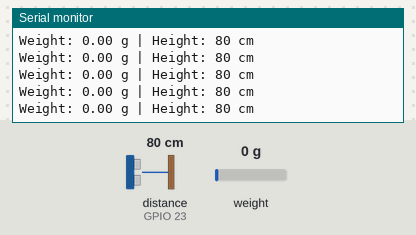
The sketch below on a simulated ESP32. On the bench: the last lines printed to the serial monitor. Wiring (inferred from the names in the program): ultrasonic range finder: trigger GPIO 22; echo GPIO 23. The inputs (shaded band) are chosen by the test bench; at power-on: distance to the obstacle (sensor on GPIO 23) 80 cm, weight on the scale 0 g. The echo pulse lasts 58.3 µs per cm.

Above: at 3.6 s.
3.7 s: distance to the obstacle (sensor on GPIO 23) set to 2 cm
At 3.99 s:
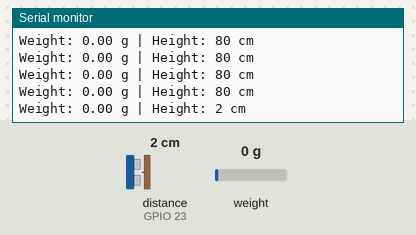
5.2 s: weight on the scale set to 100 g
At 5.2 s:
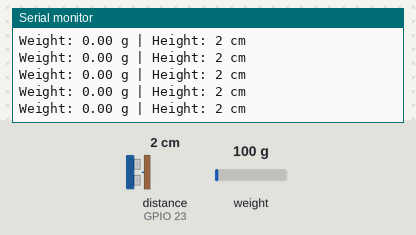
6.7 s: distance to the obstacle (sensor on GPIO 23) set to 4 cm
At 6.81 s:
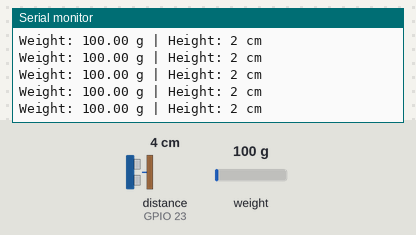
8.2 s: weight on the scale set to 1250 g
At 8.21 s:
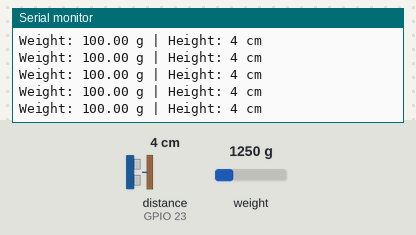
Timing chart, 0 to 10.7 s (numbered marks = the images above; inputs shaded):
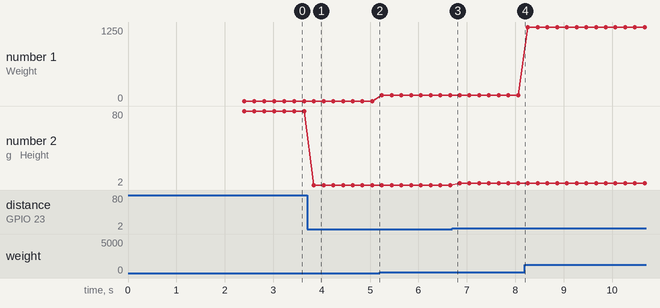

The sketch:

singleUnoAll.ino
```cpp
#include <HX711_ADC.h>

const int HX711_dout = 26;
const int HX711_sck = 27;
const int trigPin = 22;
const int echoPin = 23;

HX711_ADC LoadCell(HX711_dout, HX711_sck);

unsigned long t = 0;

void setup() {
  Serial.begin(57600);      // For serial monitor
  LoadCell.begin();
  LoadCell.start(2000, true);
  LoadCell.setCalFactor(16.5); // <-- change this after calibration

  Serial.println("UNO ready.");
}

void loop() {
  LoadCell.update();
  float weight = LoadCell.getData();

  int heightCm = getHeight();

  // Print to Serial Monitor
  Serial.print("Weight: "); Serial.print(weight);
  Serial.print(" g | Height: "); Serial.print(heightCm); Serial.println(" cm");

  // Send to ESP32 (weight,height) in format "weight,height"
  delay(200);
}

int getHeight() {
  pinMode(trigPin, OUTPUT);
  digitalWrite(trigPin, LOW);
  delayMicroseconds(2);
  digitalWrite(trigPin, HIGH);
  delayMicroseconds(10);
  digitalWrite(trigPin, LOW);

  pinMode(echoPin, INPUT);
  long duration = pulseIn(echoPin, HIGH);
  int cm = duration / 29 / 2;
  return cm;
}
```

Measured:
- after the input at 3.7 s, the serial monitor: prints a new line after 0.14 s (image 1)
- plotted number 1: 0 → 100 after the input at 5.2 s, 100 → 1250 after the input at 8.2 s
- plotted number 2: 80 → 2 after the input at 3.7 s, 2 → 4 after the input at 6.7 s
